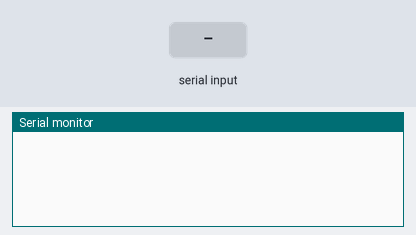
This sketch was run on a simulated Arduino Uno, built with avr-gcc and run on an emulated ATmega328P. Parts: the last lines printed to the serial monitor. The inputs (shaded band) are chosen by the test bench.

Above: at 1.2 s.
1.3 s: "90,45,200\n" received over Serial
At 2.5 s:
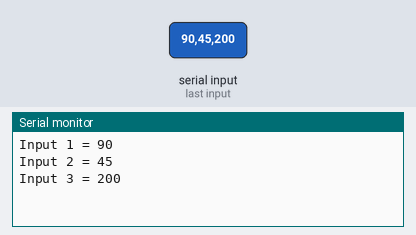
2.8 s: "30,150,10\n" received over Serial
At 3.7 s:
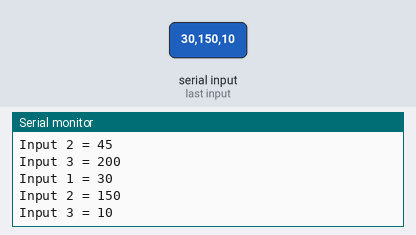
Timing chart, 0 to 5.8 s (numbered marks = the images above; inputs shaded):
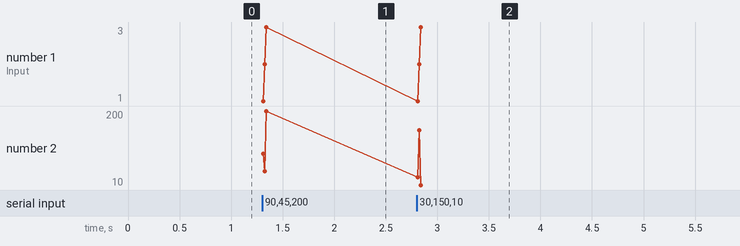

The sketch:

Prototype1SerialCommunication.ino
```cpp
char inputString[50];            // a string to hold incoming data
boolean stringComplete = false;  // whether the string is complete
const int numberOfInputs = 3;    // number of inputs through serial communication seperated by comma
int inByte[numberOfInputs][2];   // decoded serial communication 2D array for comparison of previous values
char *inputs[numberOfInputs];    // raw serial communication

bool updateMotors = true;        // if inByte changes then update the motors

void setup() {
  Serial.begin(9600);            //begin serial communication
}

void loop() {
  readSerial();                  // check incoming serial communication
  printInByte();                 // printInbyte and decide on whether or not the motors should be updated and prints the value
  setMotors();                   // set the motors with pwm pin values

}

void readSerial()
{
  int charsRead;
  int i;
  char *ptr;

  if (Serial.available() > 0) {                                                               //if serial coms are available then read them
    charsRead = Serial.readBytesUntil('\n', inputString, sizeof(inputString) - 1);            //read the serial com until new line
    inputString[charsRead] = '\0';
    i = 0;
    ptr = strtok(inputString, ",");                                                           // split com string into tokens every ','
    while (ptr) {
      inputs[i] = ptr;                                                                        //const char array = token
      inByte[i][0] = atoi(inputs[i]);                                                         //const char array to int array
      //Serial.print(pad[i]);
      //Serial.print("   ");
      i++;
      ptr = strtok(NULL, ",");                                                                //progress to next token
    }
  }
}
void printInByte()
{
  updateMotors = false;
  for ( int i = 0; i <= numberOfInputs - 1; i++)              //this for loop compares previous and new data
  {
    if (inByte[i][1] != inByte[i][0])
    {
      updateMotors = true;
    }
  }

  if (updateMotors)
  {
    for ( int i = 0; i <= numberOfInputs - 1; i++)
    {
      inByte[i][1] = inByte[i][0];                            //updates input values
      Serial.print("Input "); Serial.print(i + 1); Serial.print(" = "); Serial.println(inByte[i][1]);  //prints input data
    }
    Serial.println();
    updateMotors = true;                                     //update the motors ONLY when new data arrives
  }
  else
  {
    updateMotors = false;
  }
}
void setMotors()
{

}
```

Measured:
- after the input at 1.3 s, the serial monitor: prints a new line at once (image 1)
- after the input at 2.8 s, the serial monitor: prints a new line at once (image 2)
- plotted number 2: 200 → 10 after the input at 2.8 s
